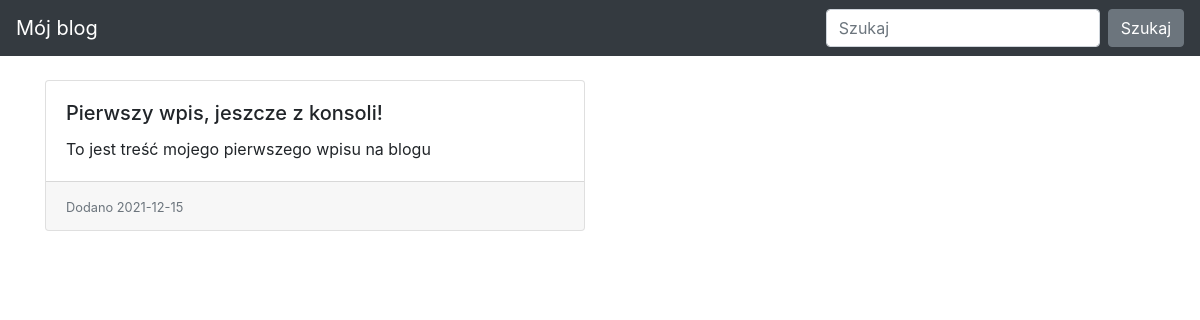
Before: / with the older database file.
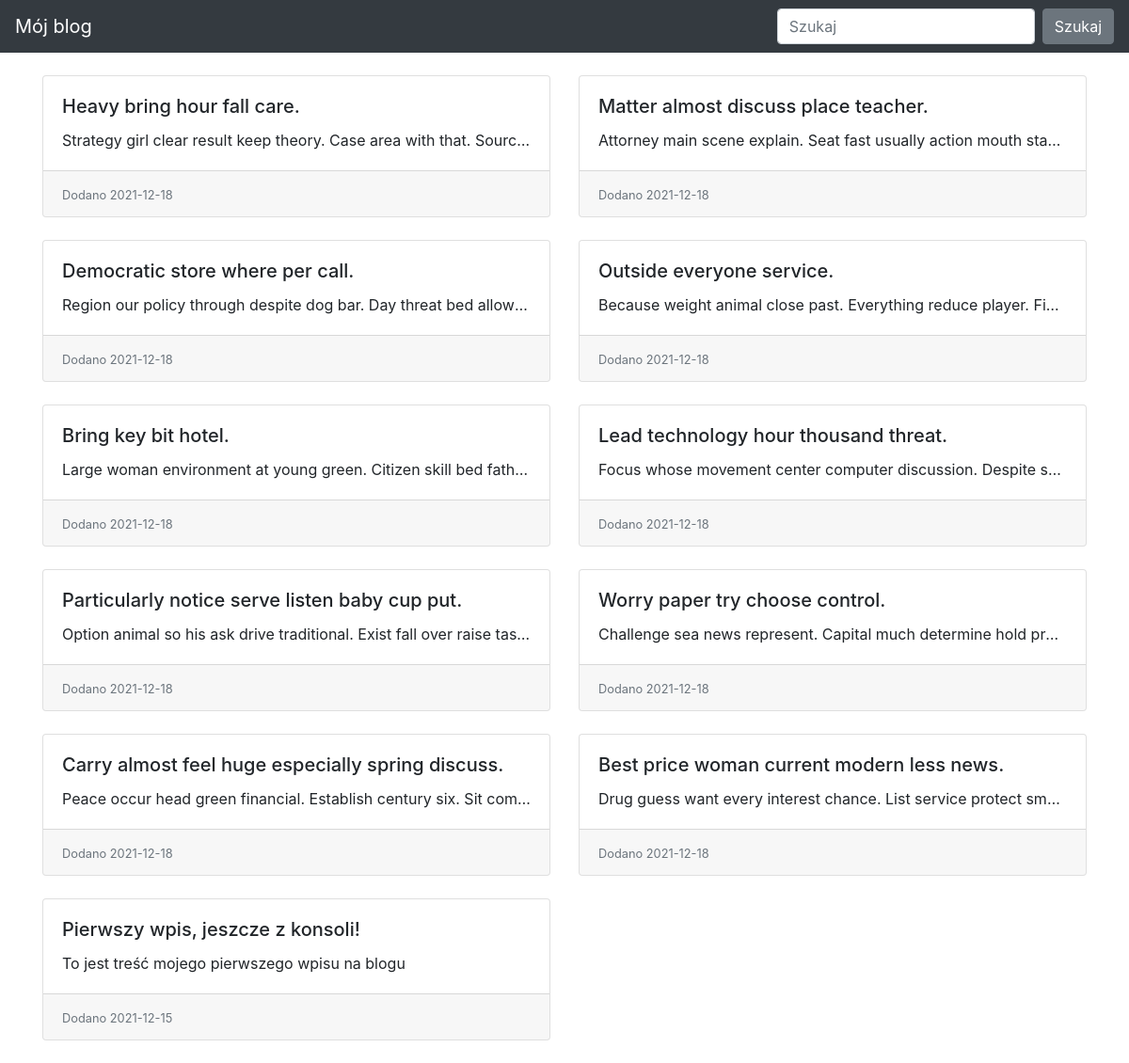
After: the same page with the newer database file.
### blog/models.py (models this page shows)
class Entry(db.Model):
    id = db.Column(db.Integer, primary_key=True)
    title = db.Column(db.String(80), nullable=False)
    body = db.Column(db.Text, nullable=False)
    pub_date = db.Column(db.DateTime, nullable=False,
                         default=datetime.datetime.utcnow)
    is_published = db.Column(db.Boolean, default=False)

### blog/routes.py (the view)
@app.route("/")
def index():
    all_posts = Entry.query.filter_by(
        is_published=True).order_by(Entry.pub_date.desc())
    return render_template("homepage.html", all_posts=all_posts)

### blog/templates/homepage.html
{% extends "base.html" %} {% block content %}
<div class="row row-cols-1 row-cols-md-2">
  {% for post in all_posts %}
  <div class="col mb-4">
      <div class="card h-100">
        <div class="card-body">
          <h5 class="card-title">{{ post.title }}</h5>
          <p class="card-text text-truncate">{{ post.body}}</p>
        </div>
        <div class="card-footer">
            <small class="text-muted">Dodano {{ post.pub_date.strftime('%Y-%m-%d') }}</small>
          </div>
      </div>
  </div>
  {% endfor %}
</div>
{% endblock %}

### blog/templates/base.html (shortened to what this page needs)
<!doctype html>
<html lang="en">
<head>
 <link rel="stylesheet" href="https://stackpath.bootstrapcdn.com/bootstrap/4.5.0/css/bootstrap.min.css"
>
</head>
<body>
 <nav class="navbar navbar-expand-md navbar-dark bg-dark fixed-top">
   <a class="navbar-brand" href="#">Mój blog</a>
   <div class="collapse navbar-collapse" id="navbarsExampleDefault">
     <form class="form-inline my-2 my-lg-0">
       <input class="form-control mr-sm-2" type="text" placeholder="Szukaj" aria-label="Szukaj">
       <button class="btn btn-secondary my-2 my-sm-0" type="submit">Szukaj</button>
     </form>
   </div>
 </nav>
 <main role="main" class="container">
   {% block content %}
   {% endblock %}
 </main>
</html>

### blog/templates/base.html (style rules this page uses)
body { padding-top: 5rem; }

Changed rows visible on the page:
added Entry: title "Heavy bring hour fall care.", body "Strategy girl clear result keep theory. Case area with that. Sourc…", pub_date "2021-12-18"
added Entry: title "Matter almost discuss place teacher.", body "Attorney main scene explain. Seat fast usually action mouth sta…", pub_date "2021-12-18"
added Entry: title "Democratic store where per call.", body "Region our policy through despite dog bar. Day threat bed allow…", pub_date "2021-12-18"
added Entry: title "Outside everyone service.", body "Because weight animal close past. Everything reduce player. Fi…", pub_date "2021-12-18"
added Entry: title "Bring key bit hotel.", body "Large woman environment at young green. Citizen skill bed fath…", pub_date "2021-12-18"
added Entry: title "Lead technology hour thousand threat.", body "Focus whose movement center computer discussion. Despite s…", pub_date "2021-12-18"
added Entry: title "Particularly notice serve listen baby cup put.", body "Option animal so his ask drive traditional. Exist fall over raise tas…", pub_date "2021-12-18"
added Entry: title "Worry paper try choose control.", body "Challenge sea news represent. Capital much determine hold pr…", pub_date "2021-12-18"
added Entry: title "Carry almost feel huge especially spring discuss.", body "Peace occur head green financial. Establish century six. Sit com…", pub_date "2021-12-18"
added Entry: title "Best price woman current modern less news.", body "Drug guess want every interest chance. List service protect sm…", pub_date "2021-12-18"
